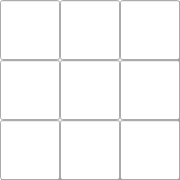
   <widget class="QFrame" name="sub_grid">
    <property name="geometry">
     <rect>
      <x>50</x>
      <y>0</y>
      <width>180</width>
      <height>180</height>
     </rect>
    </property>
    <property name="font">
     <font>
      <pointsize>24</pointsize>
     </font>
    </property>
    <property name="styleSheet">
     <string notr="true"/>
    </property>
    <property name="frameShape">
     <enum>QFrame::Box</enum>
    </property>
    <property name="frameShadow">
     <enum>QFrame::Raised</enum>
    </property>
    <property name="lineWidth">
     <number>5</number>
    </property>
    <widget class="QLineEdit" name="field_4">
     <property name="geometry">
      <rect>
       <x>60</x>
       <y>60</y>
       <width>60</width>
       <height>60</height>
      </rect>
     </property>
     <property name="font">
      <font>
       <pointsize>28</pointsize>
      </font>
     </property>
     <property name="cursor">
      <cursorShape>ArrowCursor</cursorShape>
     </property>
     <property name="focusPolicy">
      <enum>Qt::StrongFocus</enum>
     </property>
     <property name="inputMask">
      <string/>
     </property>
     <property name="maxLength">
      <number>1</number>
     </property>
     <property name="cursorPosition">
      <number>0</number>
     </property>
     <property name="alignment">
      <set>Qt::AlignCenter</set>
     </property>
     <property name="cursorMoveStyle">
      <enum>Qt::LogicalMoveStyle</enum>
     </property>
     <property name="clearButtonEnabled">
      <bool>false</bool>
     </property>
    </widget>
    <widget class="QLineEdit" name="field_2">
     <property name="geometry">
      <rect>
       <x>120</x>
       <y>0</y>
       <width>60</width>
       <height>60</height>
      </rect>
     </property>
     <property name="font">
      <font>
       <pointsize>28</pointsize>
      </font>
     </property>
     <property name="inputMask">
      <string/>
     </property>
     <property name="maxLength">
      <number>1</number>
     </property>
     <property name="alignment">
      <set>Qt::AlignCenter</set>
     </property>
    </widget>
    <widget class="QLineEdit" name="field_8">
     <property name="geometry">
      <rect>
       <x>120</x>
       <y>120</y>
       <width>60</width>
       <height>60</height>
      </rect>
     </property>
     <property name="font">
      <font>
       <pointsize>28</pointsize>
      </font>
     </property>
     <property name="inputMask">
      <string/>
     </property>
     <property name="maxLength">
      <number>1</number>
     </property>
     <property name="alignment">
      <set>Qt::AlignCenter</set>
     </property>
    </widget>
    <widget class="QLineEdit" name="field_1">
     <property name="geometry">
      <rect>
       <x>60</x>
       <y>0</y>
       <width>60</width>
       <height>60</height>
      </rect>
     </property>
     <property name="font">
      <font>
       <pointsize>28</pointsize>
      </font>
     </property>
     <property name="inputMask">
      <string/>
     </property>
     <property name="maxLength">
      <number>1</number>
     </property>
     <property name="alignment">
      <set>Qt::AlignCenter</set>
     </property>
    </widget>
    <widget class="QLineEdit" name="field_6">
     <property name="geometry">
      <rect>
       <x>0</x>
       <y>120</y>
       <width>60</width>
       <height>60</height>
      </rect>
     </property>
     <property name="font">
      <font>
       <pointsize>28</pointsize>
      </font>
     </property>
     <property name="inputMask">
      <string/>
     </property>
     <property name="maxLength">
      <number>1</number>
     </property>
     <property name="alignment">
      <set>Qt::AlignCenter</set>
     </property>
    </widget>
    <widget class="QLineEdit" name="field_7">
     <property name="geometry">
      <rect>
       <x>60</x>
       <y>120</y>
       <width>60</width>
       <height>60</height>
      </rect>
     </property>
     <property name="font">
      <font>
       <pointsize>28</pointsize>
      </font>
     </property>
     <property name="inputMask">
      <string/>
     </property>
     <property name="maxLength">
      <number>1</number>
     </property>
     <property name="alignment">
      <set>Qt::AlignCenter</set>
     </property>
    </widget>
    <widget class="QLineEdit" name="field_5">
     <property name="geometry">
      <rect>
       <x>120</x>
       <y>60</y>
       <width>60</width>
       <height>60</height>
      </rect>
     </property>
     <property name="font">
      <font>
       <pointsize>28</pointsize>
      </font>
     </property>
     <property name="inputMask">
      <string/>
     </property>
     <property name="maxLength">
      <number>1</number>
     </property>
     <property name="alignment">
      <set>Qt::AlignCenter</set>
     </property>
    </widget>
    <widget class="QLineEdit" name="field_3">
     <property name="geometry">
      <rect>
       <x>0</x>
       <y>60</y>
       <width>60</width>
       <height>60</height>
      </rect>
     </property>
     <property name="font">
      <font>
       <pointsize>28</pointsize>
      </font>
     </property>
     <property name="inputMask">
      <string/>
     </property>
     <property name="maxLength">
      <number>1</number>
     </property>
     <property name="alignment">
      <set>Qt::AlignCenter</set>
     </property>
    </widget>
    <widget class="QLineEdit" name="field_0">
     <property name="geometry">
      <rect>
       <x>0</x>
       <y>0</y>
       <width>60</width>
       <height>60</height>
      </rect>
     </property>
     <property name="font">
      <font>
       <pointsize>28</pointsize>
      </font>
     </property>
     <property name="inputMask">
      <string/>
     </property>
     <property name="maxLength">
      <number>1</number>
     </property>
     <property name="cursorPosition">
      <number>0</number>
     </property>
     <property name="alignment">
      <set>Qt::AlignCenter</set>
     </property>
    </widget>
   </widget>
